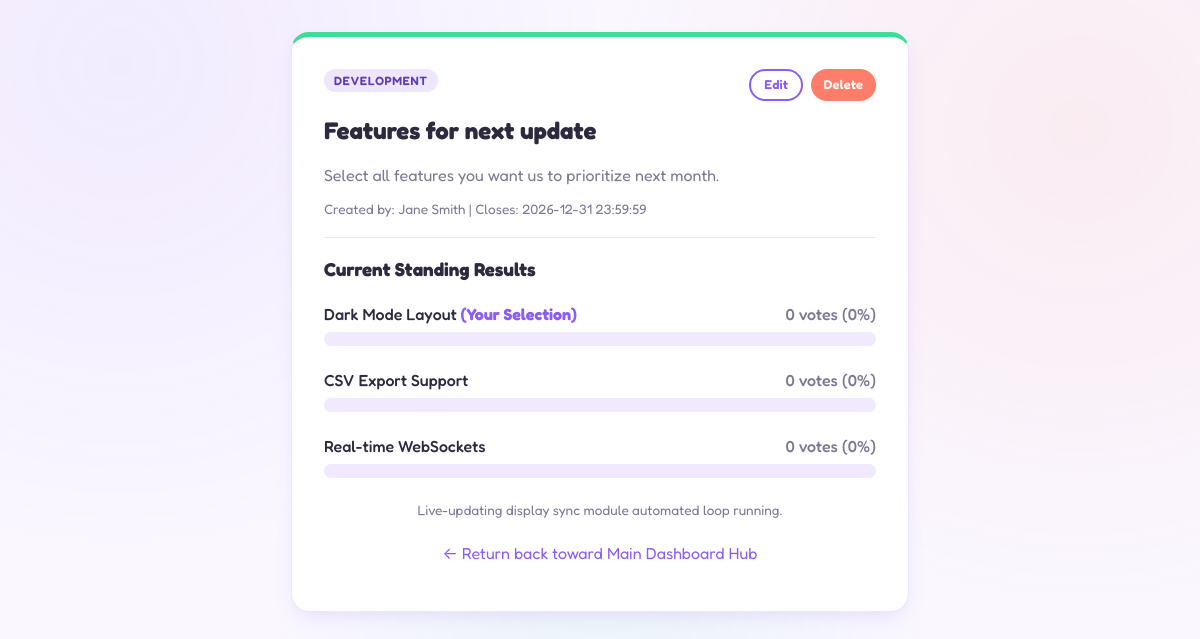
The app's page /view-poll.php?id=2 (signed in) with its own data.
### tables this page shows
CREATE TABLE `polls` (
  `id` int(11) NOT NULL,
  `user_id` int(11) NOT NULL,
  `title` varchar(255) NOT NULL,
  `description` text DEFAULT NULL,
  `category` varchar(50) NOT NULL,
  `question_type` enum('single','multiple','rating') NOT NULL,
  `expiry_date` datetime NOT NULL,
  `created_at` timestamp NOT NULL DEFAULT current_timestamp()
);

CREATE TABLE `users` (
  `id` int(11) NOT NULL,
  `name` varchar(100) NOT NULL,
  `email` varchar(150) NOT NULL,
  `password_hash` varchar(255) NOT NULL,
  `role` enum('user','admin') DEFAULT 'user',
  `created_at` timestamp NOT NULL DEFAULT current_timestamp()
);

CREATE TABLE `poll_options` (
  `id` int(11) NOT NULL,
  `poll_id` int(11) NOT NULL,
  `option_text` varchar(255) NOT NULL
);

### view-poll.php (the view, shortened to what this page needs)
<?php
require_once 'config/database.php';
$poll_id = filter_input(INPUT_GET, 'id', FILTER_VALIDATE_INT);
$user_id = $_SESSION['user_id'];
$pollStmt = $pdo->prepare("SELECT p.*, u.name as creator FROM polls p JOIN users u ON p.user_id = u.id WHERE p.id = ?");
$pollStmt->execute([$poll_id]);
$poll = $pollStmt->fetch();
$optStmt = $pdo->prepare("SELECT * FROM poll_options WHERE poll_id = ?");
$optStmt->execute([$poll_id]);
$options = $optStmt->fetchAll();
$voteCheck = $pdo->prepare("SELECT option_id FROM votes WHERE poll_id = ? AND user_id = ?");
$voteCheck->execute([$poll_id, $user_id]);
$userVotes = $voteCheck->fetchAll(PDO::FETCH_COLUMN);
$hasVoted = count($userVotes) > 0;
$isExpired = new DateTime() > new DateTime($poll['expiry_date']);
$isOwner = (int)$poll['user_id'] === (int)$user_id;
$isAdmin = isset($_SESSION['role']) && $_SESSION['role'] === 'admin';
?>
<!DOCTYPE html>
<html lang="en">
<head>
    <link rel="stylesheet" href="assets/css/style.css">
</head>
<body>
    <div class="container" style="max-width:650px;">
        <div class="card">
            <div style="display:flex; justify-content: space-between; align-items: flex-start;">
                <span class="badge"><?= htmlspecialchars($poll['category']) ?></span>
                <?php if ($isOwner || $isAdmin): ?>
                    <div class="owner-actions">
                        <a href="edit-poll.php?id=<?= $poll['id'] ?>" class="btn btn-outline" style="font-size: 0.8rem; padding: 0.4rem 0.8rem;">Edit</a>
                        <button type="button" onclick="deletePoll(<?= $poll['id'] ?>, 'dashboard.php')" class="btn btn-danger" style="font-size: 0.8rem; padding: 0.4rem 0.8rem;">Delete</button>
                    </div>
                <?php endif; ?>
            </div>
            <h2 style="margin-top: 15px;"><?= htmlspecialchars($poll['title']) ?></h2>
            <p class="text-muted"><?= htmlspecialchars($poll['description']) ?></p>
            <p class="text-muted" style="font-size: 0.85rem;">Created by: <?= htmlspecialchars($poll['creator']) ?> | Closes: <?= htmlspecialchars($poll['expiry_date']) ?></p>
            <hr style="border:0; border-top: 1px solid var(--border-color); margin: 20px 0;">
            <?php if (!$hasVoted && !$isExpired): ?>
                <form id="voting-form">
                    <input type="hidden" name="poll_id" value="<?= $poll['id'] ?>">
                    <?php foreach ($options as $opt): ?>
                        <div style="background: var(--bg-primary); padding: 12px; border: 1px solid var(--border-color); border-radius: 10px; margin-bottom: 10px;">
                            <label style="display: flex; align-items: center; cursor: pointer; width: 100%;">
                                <input type="<?= $poll['question_type'] === 'multiple' ? 'checkbox' : 'radio' ?>"
                                       name="options[]" value="<?= $opt['id'] ?>" style="margin-right: 12px; transform: scale(1.2);">
                                <?= htmlspecialchars($opt['option_text']) ?>
                            </label>
                        </div>
                    <?php endforeach; ?>
                    <button type="submit" class="btn" style="margin-top:15px; width:100%; padding: 12px;">Cast Secure Ballot Entry</button>
                </form>
            <?php else: ?>
                <div id="results-container">
                    <h3 style="margin-bottom: 1.5rem;">Current Standing Results <?php if($isExpired) echo "(Closed/Expired)"; ?></h3>
                    <?php foreach ($options as $opt): ?>
                        <div style="margin-bottom: 1.5rem;">
                            <div style="display:flex; justify-content: space-between; font-weight: 500;">
                                <span><?= htmlspecialchars($opt['option_text']) ?> <?= in_array($opt['id'], $userVotes) ? '<strong style="color:var(--accent);">(Your Selection)</strong>' : '' ?></span>
                                <span id="count-label-<?= $opt['id'] ?>" class="text-muted">0 votes (0%)</span>
                            </div>
                            <div class="progress-bar-container">
                            </div>
                        </div>
                    <?php endforeach; ?>
                    <p class="text-muted" style="text-align: center; font-size: 0.85rem; margin-top: 20px;">Live-updating display sync module automated loop running.</p>
                </div>
            <?php endif; ?>
            <p style="margin-top: 25px; text-align: center;"><a href="dashboard.php" style="color: var(--accent); text-decoration: none;">← Return back toward Main Dashboard Hub</a></p>
        </div>
    </div>
</body>
</html>

### assets/css/style.css (style rules this page uses)
:root { --bg-primary: #faf7ff; --card-bg: #ffffff; --text-main: #2d2a3d; --accent: #8b5cf6; --accent-hover: #7c3aed; --coral: #ff7d6b; --mint: #3ddc97; --sunny: #ffc857; --border-color: #ece5fb; }
* { box-sizing: border-box; }
body { font-family: 'Fredoka', 'Segoe UI', system-ui, -apple-system, sans-serif; background-color: var(--bg-primary); background-image: radial-gradient(circle at 10% 10%, rgba(139,92,246,0.08), transparent 40%), radial-gradient(circle at 90% 20%, rgba(255,125,107,0.09), transparent 40%), radial-gradient(circle at 50% 90%, rgba(61,220,151,0.08), transparent 40%); color: var(--text-main); margin: 0; padding: 0; animation: pageFadeIn 0.5s ease both; }
.container { max-width: 1000px; margin: 2rem auto; padding: 0 1rem; }
.card { background: var(--card-bg); border-radius: 18px; border: 1px solid var(--border-color); padding: 2rem; box-shadow: 0 8px 20px -6px rgba(139,92,246,0.18); margin-bottom: 1.5rem; border-top: 5px solid var(--mint); transition: transform 0.25s ease, box-shadow 0.25s ease, border-top-color 0.25s ease; animation: fadeInUp 0.5s ease both; }
.btn { position: relative; overflow: hidden; background-color: var(--accent); color: white; padding: 0.6rem 1.2rem; border-radius: 999px; text-decoration: none; border: none; cursor: pointer; font-family: inherit; font-weight: 600; letter-spacing: 0.2px; transition: background-color 0.2s ease, box-shadow 0.2s ease, transform 0.15s ease; display: inline-block; }
.btn::after { content: ""; position: absolute; top: 0; left: -75%; width: 50%; height: 100%; background: linear-gradient(120deg, transparent, rgba(255,255,255,0.35), transparent); transform: skewX(-20deg); transition: left 0.5s ease; }
.progress-bar-container { background: #f1eafe; border-radius: 9999px; height: 14px; width: 100%; margin-top: 0.5rem; overflow: hidden; }
.badge { display: inline-block; font-size: 0.75rem; text-transform: uppercase; letter-spacing: 0.05em; background: #eee6fd; color: #5b3fae; padding: 4px 10px; border-radius: 999px; font-weight: 600; animation: popIn 0.4s ease both; }
.btn-danger { background-color: var(--coral); }
.btn-outline { background: transparent; color: var(--accent); border: 2px solid var(--accent); padding: 0.5rem 1.1rem; box-shadow: none; }
.text-muted { color: #7d7793; }
.owner-actions { display: flex; gap: 8px; }

### records on screen
polls: category "DEVELOPMENT", title "Features for next update", description "Select all features you want us to prioritize next month.", user.name "Jane Smith", expiry_date "2026-12-31 23:59:59"
poll_options: option_text "Dark Mode Layout", shows "(Your Selection)"
poll_options: option_text "CSV Export Support"
poll_options: option_text "Real-time WebSockets"
